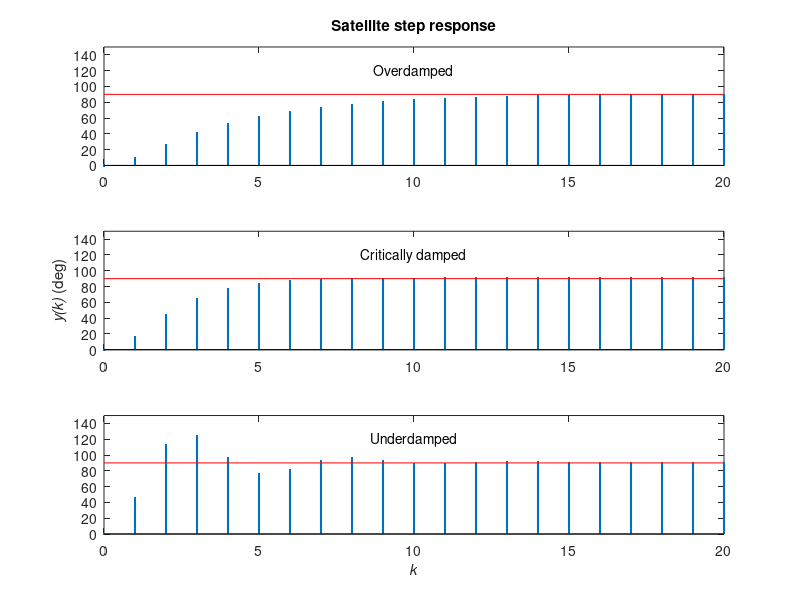

This figure's MATLAB source: (Note: this script raises an error after producing the figure.)
function exam2_29

% EXAMPLE 2.29: Satellite attitude control 

clear
clc
fprintf('Example 2.29: Satellite attitude control\n')
n = 21;
T = .1;                             % sampling interval
J = 5;                              % moment of inertia
c = [.1 3-sqrt(8) .5]*(2*J/T^2)     % controller gains
d = (T^2/(2*J))*c;
m = length(c);

% Compute step response

r = (pi/2)*ones(n,1);
for i = 1 : m
   a = [1 d(i)-1 d(i)];
   b = [0 d(i) d(i)];
   pole = roots(a)
   y(:,i) = (180/pi)*filter(b,a,r);
end

% Plot curves

figure
k = [0 : n-1];
for i = 1 : 3
    subplot (3,1,i)
    hp = stem (k,y(:,i),'filled','.');
    set (hp,'LineWidth',1.5)
    axis ([k(1) k(n) 0 150])
    switch i
    case 1,
        title ('Satellite step response')
        text (10,120,'Overdamped','HorizontalAlignment','center')
    case 2,
        ylabel ('{\ity(k)} (deg)')
        text (10,120,'Critically damped','HorizontalAlignment','center')
    case 3,
        xlabel ('\it{k}')
        text (10,120,'Underdamped','HorizontalAlignment','center')
    end
    hold on
    plot(k,(180/pi)*r,'r')
end
f_wait
 
